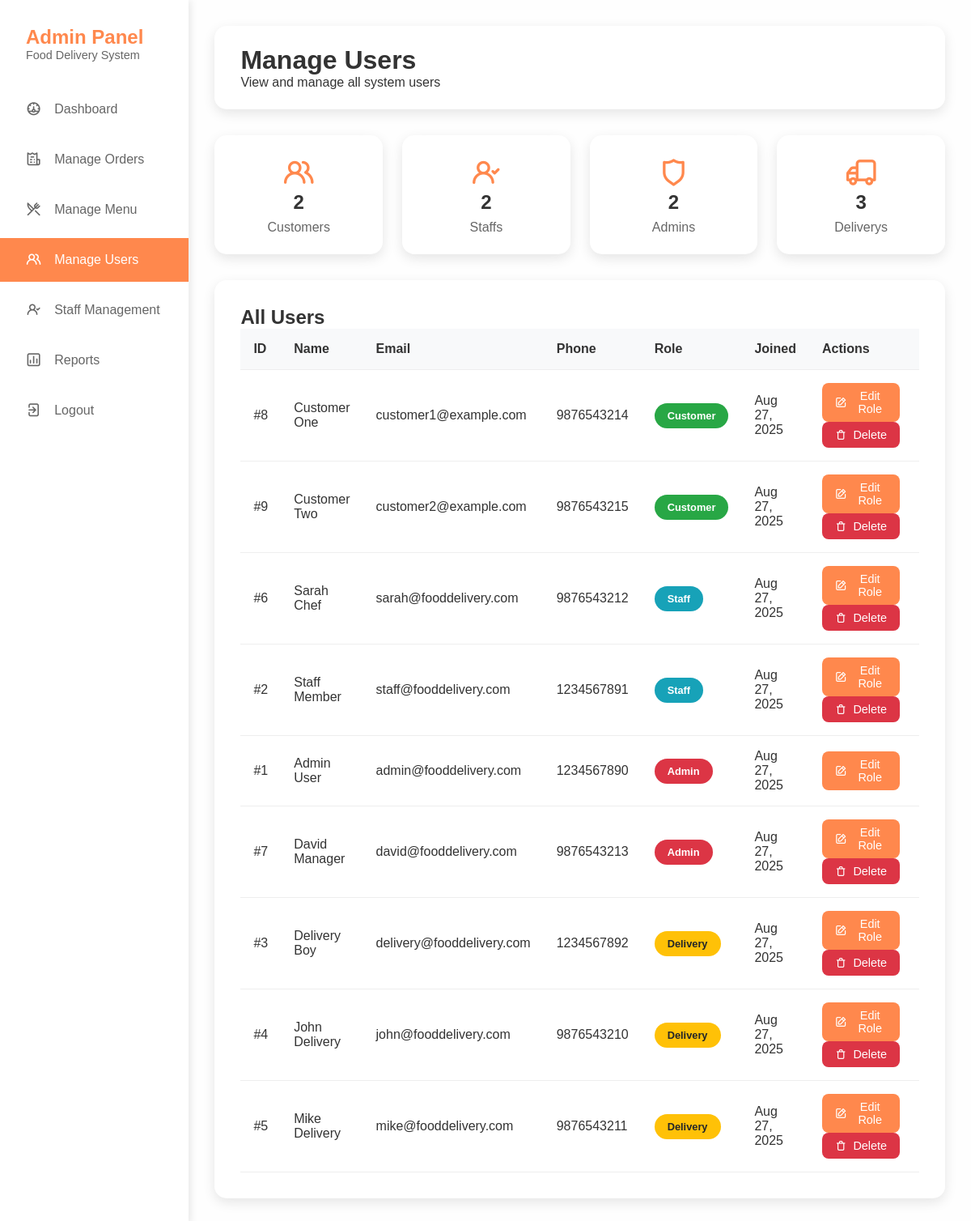
The page /admin/users.php (signed in) on the database its author committed.
### tables this page shows
CREATE TABLE IF NOT EXISTS users (
    id INT AUTO_INCREMENT PRIMARY KEY,
    name VARCHAR(100) NOT NULL,
    email VARCHAR(100) UNIQUE NOT NULL,
    password VARCHAR(255) NOT NULL,
    phone VARCHAR(20),
    address TEXT,
    role ENUM('customer', 'staff', 'admin', 'delivery') DEFAULT 'customer',
    created_at TIMESTAMP DEFAULT CURRENT_TIMESTAMP,
    updated_at TIMESTAMP DEFAULT CURRENT_TIMESTAMP ON UPDATE CURRENT_TIMESTAMP
);

### includes/session.php (called while the page is built, shortened)
<?php
function getUserId() {
    return isset($_SESSION['user_id']) ? $_SESSION['user_id'] : null;
}
?>

### admin/users.php (the view, shortened to what this page needs)
<?php
require_once '../includes/session.php';
$database = new Database();
$db = $database->getConnection();
$users_query = "SELECT * FROM users ORDER BY role, name";
$users_stmt = $db->prepare($users_query);
$users_stmt->execute();
$users = $users_stmt->fetchAll(PDO::FETCH_ASSOC);
$stats = [];
$roles = ['customer', 'staff', 'admin', 'delivery'];
foreach ($roles as $role) {
    $count_query = "SELECT COUNT(*) as count FROM users WHERE role = ?";
    $count_stmt = $db->prepare($count_query);
    $count_stmt->execute([$role]);
    $stats[$role] = $count_stmt->fetch(PDO::FETCH_ASSOC)['count'];
}
?>
<!DOCTYPE html>
<html lang="en">
<head>
    <link rel="stylesheet" href="https://unicons.iconscout.com/release/v4.0.0/css/line.css">
</head>
<body>
    <div class="dashboard">
        <aside class="sidebar">
            <div class="sidebar-header">
                <h2>Admin Panel</h2>
                <p>Food Delivery System</p>
            </div>
            <ul class="sidebar-menu">
                <li><a href="dashboard.php"><i class="uil uil-dashboard"></i> Dashboard</a></li>
                <li><a href="orders.php"><i class="uil uil-receipt"></i> Manage Orders</a></li>
                <li><a href="menu.php"><i class="uil uil-restaurant"></i> Manage Menu</a></li>
                <li><a href="users.php" class="active"><i class="uil uil-users-alt"></i> Manage Users</a></li>
                <li><a href="staff.php"><i class="uil uil-user-check"></i> Staff Management</a></li>
                <li><a href="reports.php"><i class="uil uil-chart"></i> Reports</a></li>
                <li><a href="../logout.php"><i class="uil uil-signout"></i> Logout</a></li>
            </ul>
        </aside>
        <main class="main-content">
            <div class="header">
                <h1>Manage Users</h1>
                <p>View and manage all system users</p>
            </div>
            <div class="stats-grid">
                <?php foreach ($stats as $role => $count): ?>
                    <div class="stat-card">
                        <i class="uil uil-<?php echo $role == 'customer' ? 'users-alt' : ($role == 'admin' ? 'shield' : ($role == 'staff' ? 'user-check' : 'truck')); ?>"></i>
                        <h3><?php echo $count; ?></h3>
                        <p><?php echo $role; ?>s</p>
                    </div>
                <?php endforeach; ?>
            </div>
            <div class="users-section">
                <h2>All Users</h2>
                <table class="users-table">
                    <thead>
                        <tr>
                            <th>ID</th>
                            <th>Name</th>
                            <th>Email</th>
                            <th>Phone</th>
                            <th>Role</th>
                            <th>Joined</th>
                            <th>Actions</th>
                        </tr>
                    </thead>
                    <tbody>
                        <?php foreach ($users as $user): ?>
                            <tr>
                                <td>#<?php echo $user['id']; ?></td>
                                <td><?php echo $user['name']; ?></td>
                                <td><?php echo $user['email']; ?></td>
                                <td><?php echo $user['phone'] ?? 'N/A'; ?></td>
                                <td>
                                    <span class="role-badge role-<?php echo $user['role']; ?>">
                                        <?php echo ucfirst($user['role']); ?>
                                    </span>
                                </td>
                                <td><?php echo date('M d, Y', strtotime($user['created_at'])); ?></td>
                                <td>
                                    <button onclick="editUserRole(<?php echo $user['id']; ?>, '<?php echo $user['role']; ?>')" class="btn btn-primary">
                                        <i class="uil uil-edit"></i> Edit Role
                                    </button>
                                    <?php if ($user['id'] != getUserId()): ?>
                                        <form method="POST" style="display: inline;" onsubmit="return confirm('Are you sure you want to delete this user?')">
                                            <button type="submit" name="delete_user" class="btn btn-danger">
                                                <i class="uil uil-trash"></i> Delete
                                            </button>
                                        </form>
                                    <?php endif; ?>
                                </td>
                            </tr>
                        <?php endforeach; ?>
                    </tbody>
                </table>
            </div>
        </main>
    </div>
</body>
</html>

### admin/users.php (style rules this page uses)
* { margin: 0; padding: 0; box-sizing: border-box; }
body { font-family: 'Arial', sans-serif; background: #fefefe; color: #333; }
.dashboard { display: flex; min-height: 100vh; }
.sidebar { width: 250px; background: white; box-shadow: 2px 0 10px rgba(0,0,0,0.1); padding: 2rem 0; }
.sidebar-header { padding: 0 2rem; margin-bottom: 2rem; }
.sidebar-header h2 { color: #ff884d; font-size: 1.5rem; }
.sidebar-header p { color: #666; font-size: 0.9rem; }
.sidebar-menu { list-style: none; }
.sidebar-menu li { margin-bottom: 0.5rem; }
.sidebar-menu a { display: flex; align-items: center; padding: 1rem 2rem; color: #666; text-decoration: none; transition: all 0.3s; }
.sidebar-menu a:hover, .sidebar-menu a.active { background: #ff884d; color: white; }
.sidebar-menu i { margin-right: 1rem; font-size: 1.2rem; }
.main-content { flex: 1; padding: 2rem; }
.header { background: white; padding: 1.5rem 2rem; border-radius: 15px; box-shadow: 0 5px 15px rgba(0,0,0,0.1); margin-bottom: 2rem; }
.stats-grid { display: grid; grid-template-columns: repeat(auto-fit, minmax(200px, 1fr)); gap: 1.5rem; margin-bottom: 2rem; }
.stat-card { background: white; padding: 1.5rem; border-radius: 15px; box-shadow: 0 5px 15px rgba(0,0,0,0.1); text-align: center; }
.stat-card i { font-size: 2.5rem; color: #ff884d; margin-bottom: 1rem; }
.stat-card h3 { font-size: 1.5rem; margin-bottom: 0.5rem; }
.stat-card p { color: #666; text-transform: capitalize; }
.users-section { background: white; padding: 2rem; border-radius: 15px; box-shadow: 0 5px 15px rgba(0,0,0,0.1); }
.users-table { width: 100%; border-collapse: collapse; }
.users-table th, .users-table td { padding: 1rem; text-align: left; border-bottom: 1px solid #eee; }
.users-table th { background: #f8f9fa; font-weight: 600; color: #333; }
.role-badge { padding: 0.5rem 1rem; border-radius: 20px; font-size: 0.8rem; font-weight: bold; }
.role-admin { background: #dc3545; color: white; }
.role-staff { background: #17a2b8; color: white; }
.role-delivery { background: #ffc107; color: #212529; }
.role-customer { background: #28a745; color: white; }
.btn { padding: 0.5rem 1rem; border: none; border-radius: 8px; cursor: pointer; text-decoration: none; display: inline-flex; align-items: center; gap: 0.5rem; transition: all 0.3s; font-size: 0.9rem; margin-right: 0.5rem; }
.btn-primary { background: #ff884d; color: white; }
.btn-danger { background: #dc3545; color: white; }

### rows shown on the page
users: id "8", name "Customer One", email "customer1@example.com", phone "9876543214", role "Customer", created_at "Aug 27, 2025"
users: id "9", name "Customer Two", email "customer2@example.com", phone "9876543215", role "Customer", created_at "Aug 27, 2025"
users: id "6", name "Sarah Chef", email "sarah@fooddelivery.com", phone "9876543212", role "Staff", created_at "Aug 27, 2025"
users: id "2", name "Staff Member", email "staff@fooddelivery.com", phone "1234567891", role "Staff", created_at "Aug 27, 2025"
users: id "1", name "Admin User", email "admin@fooddelivery.com", phone "1234567890", role "Admin", created_at "Aug 27, 2025"
users: id "7", name "David Manager", email "david@fooddelivery.com", phone "9876543213", role "Admin", created_at "Aug 27, 2025"
users: id "3", name "Delivery Boy", email "delivery@fooddelivery.com", phone "1234567892", role "Delivery", created_at "Aug 27, 2025"
users: id "4", name "John Delivery", email "john@fooddelivery.com", phone "9876543210", role "Delivery", created_at "Aug 27, 2025"
users: id "5", name "Mike Delivery", email "mike@fooddelivery.com", phone "9876543211", role "Delivery", created_at "Aug 27, 2025"

### other values the page prints
$count "2"
$role "Customer"
$role "Staff"
$role "Admin"
$count "3"
$role "Delivery"
